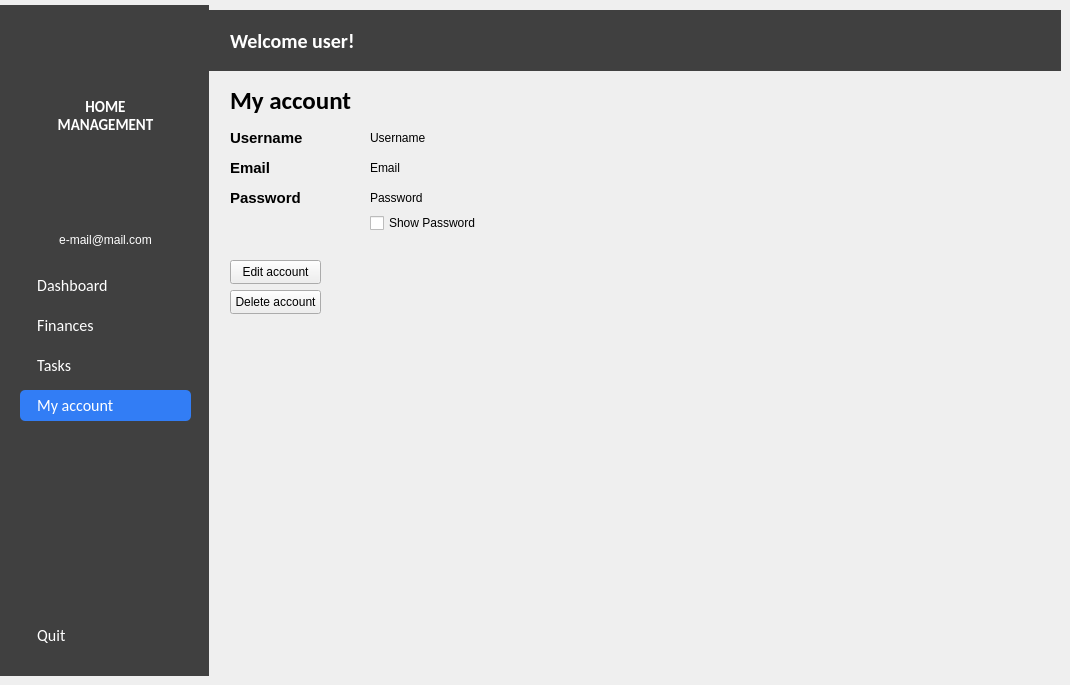
   <widget class="QWidget" name="accountPage">
    <widget class="QLabel" name="emailLabel_4">
     <property name="geometry">
      <rect>
       <x>10</x>
       <y>230</y>
       <width>191</width>
       <height>20</height>
      </rect>
     </property>
     <property name="styleSheet">
      <string notr="true">color:white;background: #404040</string>
     </property>
     <property name="text">
      <string>e-mail@mail.com</string>
     </property>
     <property name="alignment">
      <set>Qt::AlignCenter</set>
     </property>
    </widget>
    <widget class="QPushButton" name="accountButton_4">
     <property name="geometry">
      <rect>
       <x>20</x>
       <y>390</y>
       <width>171</width>
       <height>31</height>
      </rect>
     </property>
     <property name="font">
      <font>
       <family>Calibri</family>
       <pointsize>12</pointsize>
      </font>
     </property>
     <property name="styleSheet">
      <string notr="true">color: white;
background: #327df5;
border-radius: 5px;
text-align: left; 
padding-left: 10px;</string>
     </property>
     <property name="text">
      <string>  My account</string>
     </property>
     <property name="icon">
      <iconset resource="Resources.qrc">
       <normaloff>:/Resources/account.png</normaloff>:/Resources/account.png</iconset>
     </property>
     <property name="iconSize">
      <size>
       <width>20</width>
       <height>20</height>
      </size>
     </property>
    </widget>
    <widget class="QLabel" name="logoLabel_4">
     <property name="geometry">
      <rect>
       <x>60</x>
       <y>10</y>
       <width>91</width>
       <height>91</height>
      </rect>
     </property>
     <property name="styleSheet">
      <string notr="true">background: #404040</string>
     </property>
     <property name="text">
      <string/>
     </property>
     <property name="pixmap">
      <pixmap resource="Resources.qrc">:/Resources/icon1.png</pixmap>
     </property>
     <property name="scaledContents">
      <bool>true</bool>
     </property>
    </widget>
    <widget class="QLabel" name="titleLabel_4">
     <property name="geometry">
      <rect>
       <x>50</x>
       <y>90</y>
       <width>111</width>
       <height>51</height>
      </rect>
     </property>
     <property name="font">
      <font>
       <family>Calibri</family>
       <pointsize>11</pointsize>
       <bold>true</bold>
      </font>
     </property>
     <property name="styleSheet">
      <string notr="true">color: white;
background: #404040</string>
     </property>
     <property name="text">
      <string>HOME MANAGEMENT</string>
     </property>
     <property name="alignment">
      <set>Qt::AlignCenter</set>
     </property>
     <property name="wordWrap">
      <bool>true</bool>
     </property>
    </widget>
    <widget class="QPushButton" name="dashboardButton_4">
     <property name="geometry">
      <rect>
       <x>20</x>
       <y>270</y>
       <width>171</width>
       <height>31</height>
      </rect>
     </property>
     <property name="font">
      <font>
       <family>Calibri</family>
       <pointsize>12</pointsize>
       <bold>false</bold>
      </font>
     </property>
     <property name="layoutDirection">
      <enum>Qt::LeftToRight</enum>
     </property>
     <property name="styleSheet">
      <string notr="true">color: white;
background: transparent;
border-radius: 5px;
text-align: left; 
padding-left: 10px;</string>
     </property>
     <property name="text">
      <string>  Dashboard</string>
     </property>
     <property name="icon">
      <iconset resource="Resources.qrc">
       <normaloff>:/Resources/dashboard.png</normaloff>:/Resources/dashboard.png</iconset>
     </property>
     <property name="iconSize">
      <size>
       <width>20</width>
       <height>20</height>
      </size>
     </property>
    </widget>
    <widget class="QPushButton" name="financesButton_4">
     <property name="geometry">
      <rect>
       <x>20</x>
       <y>310</y>
       <width>171</width>
       <height>31</height>
      </rect>
     </property>
     <property name="font">
      <font>
       <family>Calibri</family>
       <pointsize>12</pointsize>
      </font>
     </property>
     <property name="styleSheet">
      <string notr="true">color: white;
background: transparent;
border-radius: 5px;
text-align: left; 
padding-left: 10px;</string>
     </property>
     <property name="text">
      <string>  Finances</string>
     </property>
     <property name="icon">
      <iconset resource="Resources.qrc">
       <normaloff>:/Resources/finances.png</normaloff>:/Resources/finances.png</iconset>
     </property>
     <property name="iconSize">
      <size>
       <width>20</width>
       <height>20</height>
      </size>
     </property>
    </widget>
    <widget class="QLabel" name="menuLabel_4">
     <property name="geometry">
      <rect>
       <x>-2</x>
       <y>5</y>
       <width>211</width>
       <height>671</height>
      </rect>
     </property>
     <property name="styleSheet">
      <string notr="true">background: #404040;
</string>
     </property>
     <property name="text">
      <string/>
     </property>
    </widget>
    <widget class="QLabel" name="accountLabel_4">
     <property name="geometry">
      <rect>
       <x>60</x>
       <y>150</y>
       <width>91</width>
       <height>81</height>
      </rect>
     </property>
     <property name="styleSheet">
      <string notr="true">background: #404040</string>
     </property>
     <property name="text">
      <string/>
     </property>
     <property name="pixmap">
      <pixmap resource="Resources.qrc">:/Resources/bigaccount.png</pixmap>
     </property>
     <property name="scaledContents">
      <bool>true</bool>
     </property>
     <property name="alignment">
      <set>Qt::AlignCenter</set>
     </property>
    </widget>
    <widget class="QPushButton" name="quitButton_4">
     <property name="geometry">
      <rect>
       <x>20</x>
       <y>620</y>
       <width>171</width>
       <height>31</height>
      </rect>
     </property>
     <property name="font">
      <font>
       <family>Calibri</family>
       <pointsize>12</pointsize>
      </font>
     </property>
     <property name="styleSheet">
      <string notr="true">color: white;
background: transparent;
border-radius: 5px;
text-align: left; 
padding-left: 10px;</string>
     </property>
     <property name="text">
      <string>  Quit</string>
     </property>
     <property name="icon">
      <iconset resource="Resources.qrc">
       <normaloff>:/Resources/quit.png</normaloff>:/Resources/quit.png</iconset>
     </property>
     <property name="iconSize">
      <size>
       <width>20</width>
       <height>20</height>
      </size>
     </property>
    </widget>
    <widget class="QPushButton" name="tasksButton_4">
     <property name="geometry">
      <rect>
       <x>20</x>
       <y>350</y>
       <width>171</width>
       <height>31</height>
      </rect>
     </property>
     <property name="font">
      <font>
       <family>Calibri</family>
       <pointsize>12</pointsize>
      </font>
     </property>
     <property name="styleSheet">
      <string notr="true">color: white;
background: transparent;
border-radius: 5px;
text-align: left; 
padding-left: 10px;</string>
     </property>
     <property name="text">
      <string>  Tasks</string>
     </property>
     <property name="icon">
      <iconset resource="Resources.qrc">
       <normaloff>:/Resources/tasks.png</normaloff>:/Resources/tasks.png</iconset>
     </property>
     <property name="iconSize">
      <size>
       <width>20</width>
       <height>20</height>
      </size>
     </property>
    </widget>
    <widget class="QLabel" name="myInformationLabel">
     <property name="geometry">
      <rect>
       <x>230</x>
       <y>80</y>
       <width>231</width>
       <height>41</height>
      </rect>
     </property>
     <property name="font">
      <font>
       <family>Calibri</family>
       <pointsize>19</pointsize>
       <bold>true</bold>
      </font>
     </property>
     <property name="styleSheet">
      <string notr="true">color:black;</string>
     </property>
     <property name="text">
      <string>My account</string>
     </property>
    </widget>
    <widget class="QLabel" name="usernameLabel">
     <property name="geometry">
      <rect>
       <x>230</x>
       <y>130</y>
       <width>91</width>
       <height>16</height>
      </rect>
     </property>
     <property name="font">
      <font>
       <pointsize>11</pointsize>
       <bold>true</bold>
      </font>
     </property>
     <property name="styleSheet">
      <string notr="true">color:black;</string>
     </property>
     <property name="text">
      <string>Username</string>
     </property>
    </widget>
    <widget class="QLabel" name="emailLabel_5">
     <property name="geometry">
      <rect>
       <x>230</x>
       <y>160</y>
       <width>61</width>
       <height>16</height>
      </rect>
     </property>
     <property name="font">
      <font>
       <pointsize>11</pointsize>
       <bold>true</bold>
      </font>
     </property>
     <property name="styleSheet">
      <string notr="true">color:black;</string>
     </property>
     <property name="text">
      <string>Email</string>
     </property>
    </widget>
    <widget class="QLabel" name="passwordLabel">
     <property name="geometry">
      <rect>
       <x>230</x>
       <y>190</y>
       <width>81</width>
       <height>16</height>
      </rect>
     </property>
     <property name="font">
      <font>
       <pointsize>11</pointsize>
       <bold>true</bold>
      </font>
     </property>
     <property name="styleSheet">
      <string notr="true">color:black;</string>
     </property>
     <property name="text">
      <string>Password</string>
     </property>
    </widget>
    <widget class="QPushButton" name="editAccountButton">
     <property name="geometry">
      <rect>
       <x>230</x>
       <y>260</y>
       <width>91</width>
       <height>24</height>
      </rect>
     </property>
     <property name="styleSheet">
      <string notr="true">color:black;</string>
     </property>
     <property name="text">
      <string>Edit account</string>
     </property>
    </widget>
    <widget class="QPushButton" name="deleteAccountButton">
     <property name="geometry">
      <rect>
       <x>230</x>
       <y>290</y>
       <width>91</width>
       <height>24</height>
      </rect>
     </property>
     <property name="styleSheet">
      <string notr="true">color:black;</string>
     </property>
     <property name="text">
      <string>Delete account</string>
     </property>
    </widget>
    <widget class="QLabel" name="usernameLabel_2">
     <property name="geometry">
      <rect>
       <x>370</x>
       <y>130</y>
       <width>171</width>
       <height>16</height>
      </rect>
     </property>
     <property name="styleSheet">
      <string notr="true">color:black;</string>
     </property>
     <property name="text">
      <string>Username</string>
     </property>
    </widget>
    <widget class="QLabel" name="emailLabel_6">
     <property name="geometry">
      <rect>
       <x>370</x>
       <y>160</y>
       <width>141</width>
       <height>16</height>
      </rect>
     </property>
     <property name="styleSheet">
      <string notr="true">color:black;</string>
     </property>
     <property name="text">
      <string>Email</string>
     </property>
    </widget>
    <widget class="QLabel" name="passwordLabel_2">
     <property name="geometry">
      <rect>
       <x>370</x>
       <y>190</y>
       <width>171</width>
       <height>16</height>
      </rect>
     </property>
     <property name="styleSheet">
      <string notr="true">color:black;</string>
     </property>
     <property name="text">
      <string>Password</string>
     </property>
     <property name="textFormat">
      <enum>Qt::AutoText</enum>
     </property>
     <property name="alignment">
      <set>Qt::AlignLeading|Qt::AlignLeft|Qt::AlignVCenter</set>
     </property>
    </widget>
    <widget class="QCheckBox" name="passwordCheckBox">
     <property name="geometry">
      <rect>
       <x>370</x>
       <y>210</y>
       <width>111</width>
       <height>26</height>
      </rect>
     </property>
     <property name="styleSheet">
      <string notr="true">color:black;</string>
     </property>
     <property name="text">
      <string>Show Password</string>
     </property>
    </widget>
    <widget class="QLabel" name="dateLabel_2">
     <property name="geometry">
      <rect>
       <x>860</x>
       <y>30</y>
       <width>171</width>
       <height>21</height>
      </rect>
     </property>
     <property name="font">
      <font>
       <family>Calibri</family>
       <pointsize>15</pointsize>
       <bold>true</bold>
      </font>
     </property>
     <property name="styleSheet">
      <string notr="true">color:white; background: #404040;
</string>
     </property>
     <property name="text">
      <string/>
     </property>
     <property name="alignment">
      <set>Qt::AlignRight|Qt::AlignTrailing|Qt::AlignVCenter</set>
     </property>
    </widget>
    <widget class="QLabel" name="welcomeLabel_2">
     <property name="geometry">
      <rect>
       <x>230</x>
       <y>30</y>
       <width>611</width>
       <height>21</height>
      </rect>
     </property>
     <property name="font">
      <font>
       <family>Calibri</family>
       <pointsize>15</pointsize>
       <bold>true</bold>
      </font>
     </property>
     <property name="styleSheet">
      <string notr="true">color:white; background: #404040;
</string>
     </property>
     <property name="text">
      <string>Welcome user!</string>
     </property>
    </widget>
    <widget class="QLabel" name="welcomeBckLabel_4">
     <property name="geometry">
      <rect>
       <x>200</x>
       <y>10</y>
       <width>861</width>
       <height>61</height>
      </rect>
     </property>
     <property name="styleSheet">
      <string notr="true">background: #404040;
</string>
     </property>
     <property name="text">
      <string/>
     </property>
    </widget>
    <zorder>welcomeBckLabel_4</zorder>
    <zorder>menuLabel_4</zorder>
    <zorder>dashboardButton_4</zorder>
    <zorder>financesButton_4</zorder>
    <zorder>emailLabel_4</zorder>
    <zorder>logoLabel_4</zorder>
    <zorder>accountButton_4</zorder>
    <zorder>titleLabel_4</zorder>
    <zorder>accountLabel_4</zorder>
    <zorder>tasksButton_4</zorder>
    <zorder>quitButton_4</zorder>
    <zorder>myInformationLabel</zorder>
    <zorder>usernameLabel</zorder>
    <zorder>emailLabel_5</zorder>
    <zorder>passwordLabel</zorder>
    <zorder>editAccountButton</zorder>
    <zorder>deleteAccountButton</zorder>
    <zorder>usernameLabel_2</zorder>
    <zorder>emailLabel_6</zorder>
    <zorder>passwordLabel_2</zorder>
    <zorder>passwordCheckBox</zorder>
    <zorder>welcomeLabel_2</zorder>
    <zorder>dateLabel_2</zorder>
   </widget>
